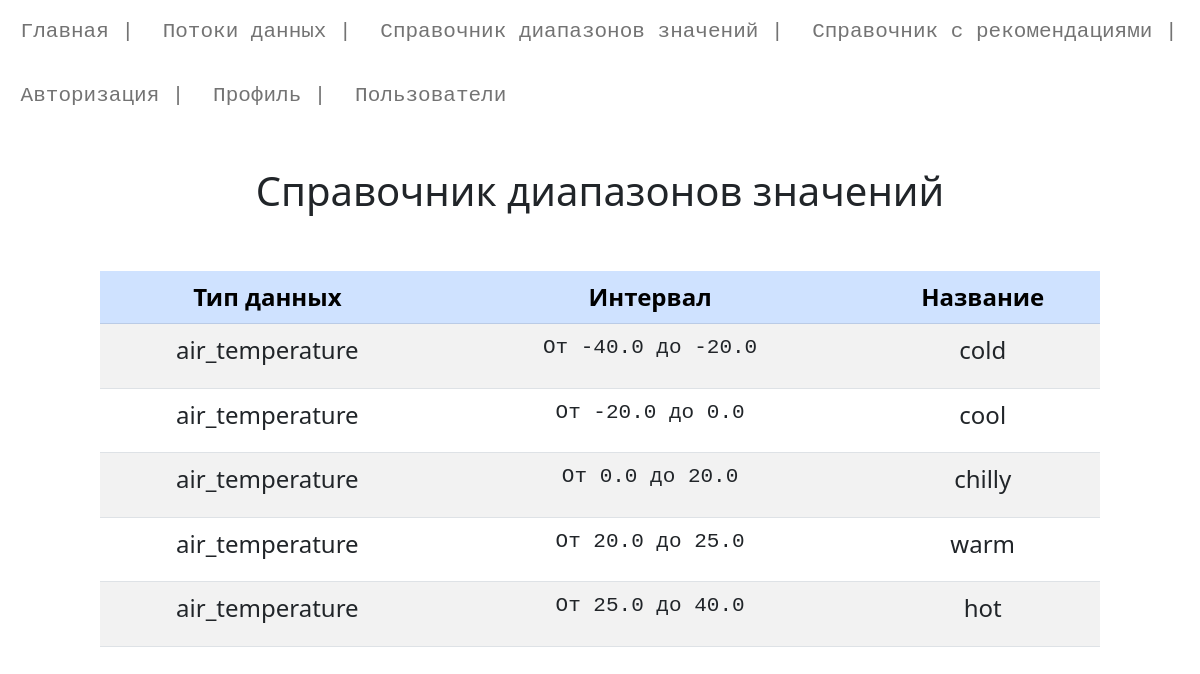
Page /ranges (signed in) on the committed database.
### main.py (models this page shows)
class Range(db.Model):
    id = db.Column(db.Integer, primary_key=True)
    Min = db.Column(db.Float)
    Max = db.Column(db.Float)
    Name = db.Column(db.String(50))
    Type_of_data = db.Column(db.String(50))

### main.py (the view)
@app.route("/ranges")
@login_required
def ranges():
    try:
        ranges = Range.query.all()
    except:
        print("Ошибка считывания диапазоно из Базы данных")
    return render_template('ranges.html', title="Справочник диапазонов значений", content = ranges)

### UserLogin.py (called while the page is built)
    def fromDB(self, user_id, db, User, app ):
        try:
            with app.app_context():
                self.__user = User.query.filter_by(id=user_id).first()
            if not self:
                print("Пользователь не найден")
                return False
            return self
        except:
            print("Ошибка получения данных из БД")
            return False

### main.py (called while the page is built)
@login_manager.user_loader
def load_user(user_id):
    print("load_user")
    return UserLogin().fromDB(user_id,db,User,app)

### templates/ranges.html (shortened to what this page needs)
{% extends 'base.html' %}
{% block content %}
    {{ super() }}
<center>
    <br><br>
    <table class="table table-striped" style="width: 1000px;">
        <thead class="table-primary" >
            <tr class = " fs-4" >
                <th scope="col" class='text-center'>Тип данных</th>
                <th scope="col" class='text-center'>Интервал</th>
                <th scope="col" class='text-center'>Название</th>
            </tr>
        </thead>
        <tbody class="fs-4">
        {% for k in content %}
        <tr>
            <td class='text-center'>{{k.Type_of_data}}</td>
            <td class='text-center'><pre> От {{k.Min}} до {{k.Max}} </pre></td>
            <td class='text-center'>{{k.Name}}</td>
        </tr>
        {% endfor -%}
        </tbody>
    </table>
</center>
{% endblock %}

### templates/base.html (shortened to what this page needs)
<!DOCTYPE html>
<html>
<head>
	<link href="https://cdn.jsdelivr.net/npm/bootstrap@5.2.2/dist/css/bootstrap.min.css" rel="stylesheet">
</head>
<body>
{% block content -%}
	{%- block mainmenu -%}
	<font size="5">
	<nav class="navbar navbar-expand-lg navbar-light justify-content-md-center" style="background-color: E6E6FA;">
		  <div  class="nav navbar-nav" >
			  <a class="nav-item nav-link" href="/" ><pre> Главная |</pre></a>
			  <a class="nav-item nav-link" href="/thread"><pre> Потоки данных |</pre></a>
			  <a class="nav-item nav-link" href="/ranges"><pre> Справочник диапазонов значений |</pre></a>
			  <a class="nav-item nav-link" href="/advices"><pre> Справочник c рекомендациями |</pre></a>
			  <a class="nav-item nav-link" href="/login"><pre> Авторизация |</pre></a>
			  <a class="nav-item nav-link" href="/profile"><pre> Профиль |</pre></a>
			  <a class="nav-item nav-link" href="/all_profiles"><pre> Пользователи </pre></a>
		  </div>
	</nav>
	</font>
	<br>
	{% endblock mainmenu -%}
		<center>
		{% if title -%}
			<h1> {{title}}</h1>
		{% endif %}
		</center>
{% endblock -%}
</body>
</html>

### rows in the picture
Range: Type_of_data "air_temperature", Min "-40.0", Max "-20.0", Name "cold"
Range: Type_of_data "air_temperature", Min "-20.0", Max "0.0", Name "cool"
Range: Type_of_data "air_temperature", Min "0.0", Max "20.0", Name "chilly"
Range: Type_of_data "air_temperature", Min "20.0", Max "25.0", Name "warm"
Range: Type_of_data "air_temperature", Min "25.0", Max "40.0", Name "hot"

### other values in the picture
{{ title }} "Справочник диапазонов значений"
